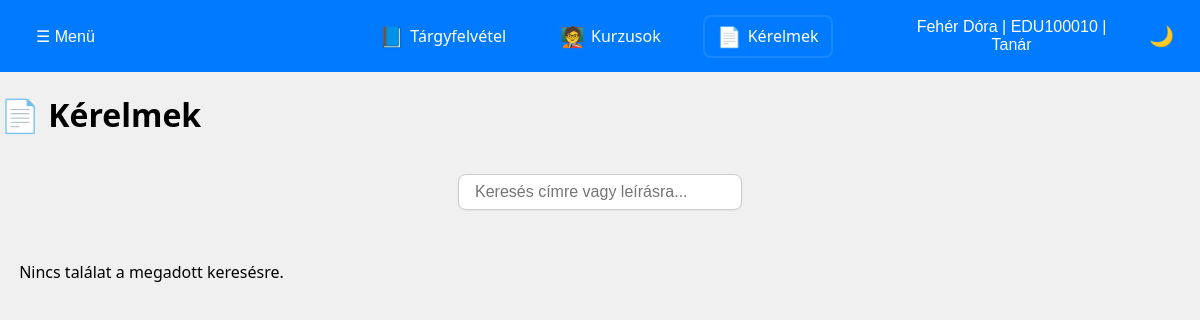
/teacher/request.php (signed in), run on an earlier commit of the app's database.
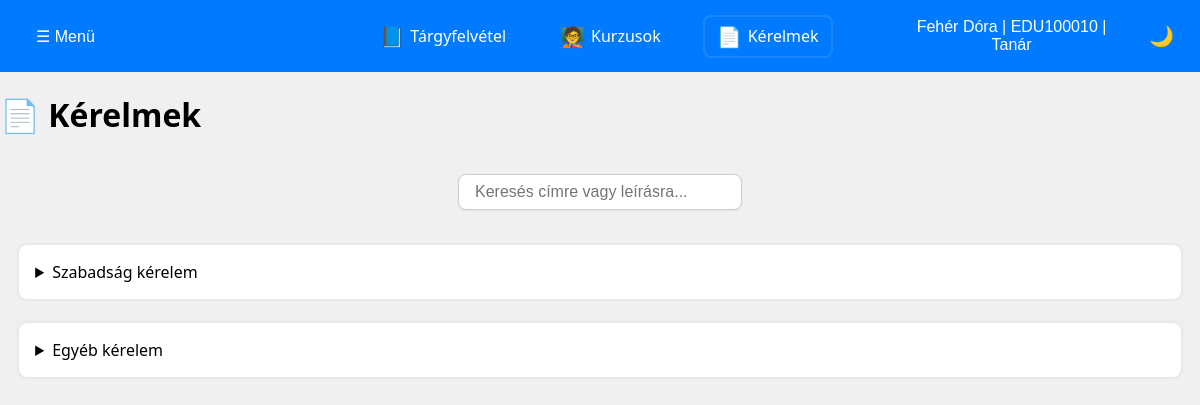
And on a later commit of the database.
### tables this page shows
CREATE TABLE request_templates (
    id INT NOT NULL AUTO_INCREMENT PRIMARY KEY,
    title VARCHAR(255) NOT NULL,
    description TEXT,
    to_who TEXT,

    version INT NOT NULL DEFAULT 1,
    previous_version_id INT NULL,
	is_active TINYINT(1) NOT NULL DEFAULT 1,

    created_at DATETIME DEFAULT CURRENT_TIMESTAMP,
    updated_at DATETIME DEFAULT CURRENT_TIMESTAMP ON UPDATE CURRENT_TIMESTAMP,

    CONSTRAINT fk_prev_version
        FOREIGN KEY (previous_version_id)
        REFERENCES request_templates(id)
        ON DELETE SET NULL
);

### PHP_Header/t_request.php (called while the page is built, shortened)
<?php
$eduportal_id = $_SESSION['eduportal_id'];
global $conn;
$user_sql = "
SELECT name
FROM users
WHERE eduportal_id = ?";
$user_stmt = $conn->prepare($user_sql);
$user_stmt->bind_param("s", $eduportal_id);
$user_stmt->execute();
$user_result = $user_stmt->get_result();
$user = $user_result->fetch_assoc();
$user_name = $user['name'] ?? 'Ismeretlen';
$user_course = "Tanár";
$request_sql = "
SELECT rt.id,
       rt.title,
       rt.description
FROM request_templates rt
LEFT JOIN request_templates rt2 ON rt2.previous_version_id = rt.id
WHERE rt.to_who = 'tanar'
    AND rt2.id IS NULL
    AND rt.is_active = 1
ORDER BY rt.created_at DESC";
$request_result = $conn->query($request_sql);
$templates = [];
while ($row = $request_result->fetch_assoc()) {
    $templates[] = $row;
}

### teacher/request.php (the view, shortened to what this page needs)
<?php
require_once __DIR__ . '/../PHP_Header/t_request.php';
?>
<!DOCTYPE html>
<html lang="hu">
<head>
    <link rel="stylesheet" href="../CSS/site_style.css">
    <link rel="stylesheet" href="../CSS/request.css">
</head>
<body>
<header>
    <div class="menu">
        <div class="dropdown">
            <button id="dropdownToggleL" class="dropbtn">☰ Menü </button>
        </div>
    </div>
    <nav class="main-nav">
        <a href="course_offering.php"><span class="icon">📘</span> Tárgyfelvétel</a>
        <a href="courses.php"><span class="icon">🧑‍🏫</span> Kurzusok</a>
        <a id="active" href="#"><span class="icon">📄</span> Kérelmek</a>
    </nav>
    <div class="user-menu">
        <div class="dropdown">
            <button id="dropdownToggleR" class="dropbtn">
                <?php echo htmlspecialchars($user_name); ?> |
                <?php echo htmlspecialchars($eduportal_id); ?> |
                <?php echo htmlspecialchars($user_course); ?>
            </button>
        </div>
        <div class="theme-switcher">
            <button id="theme-toggle" class="theme-btn">🌙</button>
        </div>
    </div>
</header>
<main class="layout">
    <h1>📄 Kérelmek</h1>
    <div class="search-form">
        <input type="text" id="tr_searchInput" placeholder="Keresés címre vagy leírásra...">
    </div>
    <div class="requests-container">
        <?php if (empty($templates)): ?>
            <p>Nincs találat a megadott keresésre.</p>
        <?php else: ?>
            <?php foreach ($templates as $template): ?>
                <details class="tr_request-card"
                         data-title="<?= strtolower(htmlspecialchars($template['title'])) ?>"
                         data-description="<?= strtolower(htmlspecialchars($template['description'])) ?>">
                    <summary class="card-summary">
                        <span class="title"><?= htmlspecialchars($template['title']) ?></span>
                    </summary>
                </details>
            <?php endforeach; ?>
        <?php endif; ?>
    </div>
</main>
</body>
</html>

What changed in the data, as far as the page shows it:
added request_templates: title "Szabadság kérelem"
added request_templates: title "Egyéb kérelem"
Also different on the page:
text no longer shown: "Nincs találat a megadott keresésre."
